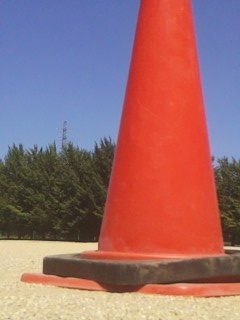
#> input picture sequence/ImageGuide-0758.jpg, 240 x 320 px, found by its file name
$ python detect_main_test.py
#> lines starting #> are read from the running program, lines starting #| are printed output that depends on the picture; after the words box and inside, x2 and y2 are one past the last pixel; in counts of white or black regions, pixels touching at a corner belong together; long printed decimals are rounded
### cansat2023_main/libs/motor.py
from gpiozero import Motor
import time
# import stuck2

def setup():
    """
    motorを使うときに必要な初期化を行う関数
    """
    global motor_r, motor_l
    Rpin1, Rpin2 = 23, 18
    Lpin1, Lpin2 = 5, 6
    motor_r = Motor(Rpin1, Rpin2)
    motor_l = Motor(Lpin1, Lpin2)


# [89 lines left out: functions motor_continue, motor_stop, motor_move, deceleration, move, not called in this run]


# [20 lines that do not run on import are left out]

### cansat2023_main/libs/take.py
# import picamera2 as picamera
import  picamera2 as picamera
import time
import traceback
import logging
import os
from PIL import Image
import cv2
import time

logging.getLogger('picmaera2').setLevel(logging.WARNING)
os.environ["LIBCAMERA_LOG_LEVELS"] = "3"


def picture(path, width=320, height=240):
    """写真を取るための関数"""
    global latest_picture_path
    filepath = None
    def dir(path):
        """
        /dir/dir/dir/fileの時にfileの前にディレクトリが存在するか調べる関数
        引数は/dir/dir/dir/fileの形のパス
        """
        fd = path.rfind('/')
        dir = path[:fd]

        is_dir = os.path.isdir(dir)
        return is_dir
    def make_dir(path):
        """
        dir関数で調べた結果ディレクトリが存在しない場合はそのディレクトリを作成する
        """
        if not dir(path):
            fd = path.rfind('/')
            directory = path[:fd]
            os.mkdir(directory)
            print('******Directory is maked******')
        else:
            print('**Directory is exist**')

    # [22 lines left out: function filename, not called in this run]


    try:
        t_dir = time.time()
        make_dir(path)
        print('dir', time.time()-t_dir)
        # picam2 =  Picamera2()

        with picamera.Picamera2() as camera:
            # camera.set_logging(camera.ERROR)
            # camera.start_preview('')
            filepath = filename(path, 'jpg') # カメラのファイル名作成
            camera_config = camera.create_still_configuration(main={"size": (width, height)}, lores={"size": (width, height)}, display="lores")
            camera.configure(camera_config)
            t_cam_start = time.time()
            camera.start()
            #camera.rotation = 90 # カメラの画像回転
            # time.sleep(2)
            camera.capture_file(filepath) # 撮影した画像を保存
            print(time.time()-t_cam_start)
            latest_picture_path=filepath

            #画像を読み込んで回転させる
            t_start = time.time()
            image = cv2.imread(filepath)
            print('read', time.time()-t_start)
            image = cv2.resize(image, (width, height))
            image = cv2.rotate(image, cv2.ROTATE_90_COUNTERCLOCKWISE)
            cv2.imwrite(filepath, image)
            print("time", time.time()-t_start)

            # image = Image.open(filepath)
            # rotated_image = image.rotate(90, expand=True)
            # rotated_image.save(filepath)

    except :
        print(traceback.format_exc())

    # [10 lines of commented-out code are left out]
    return filepath


# [8 lines that do not run on import are left out]

### cansat2023_main/libs/detect_main_test.py
import numpy as np
import cv2
import time
import motor

#細かいノイズを除去するために画像を圧縮
def mosaic(original_img, ratio=0.9):
    small_img = cv2.resize(original_img, None, fx=ratio, fy=ratio, interpolation=cv2.INTER_NEAREST)
    return cv2.resize(small_img, original_img.shape[:2][::-1], interpolation=cv2.INTER_NEAREST)

#赤色検出用のマスクを設定
def detect_red(small_img):
    # HSV色空間に変換
    hsv_img = cv2.cvtColor(small_img, cv2.COLOR_BGR2HSV)

    # 赤色のHSVの値域1
    red_min = np.array([0,105,20])
    red_max = np.array([13,255,255])
    mask1 = cv2.inRange(hsv_img, red_min, red_max)

    # 赤色のHSVの値域2
    red_min = np.array([141,105,20])
    red_max = np.array([179,255,255])
    mask2 = cv2.inRange(hsv_img, red_min, red_max)

    mask = mask1 + mask2

    masked_img = cv2.bitwise_and(small_img, small_img, mask=mask)

    return mask, masked_img

#赤色の重心を求める
def get_center(mask, img):
    try:
        contours, hierarchy = cv2.findContours(mask, cv2.RETR_EXTERNAL, cv2.CHAIN_APPROX_SIMPLE)

        #最大の輪郭を抽出
        max_contour = max(contours, key = cv2.contourArea)

        #最大輪郭の重心を求める
        # 重心の計算
        m = cv2.moments(max_contour)
        cx,cy= m['m10']/m['m00'] , m['m01']/m['m00']
        print(f"Weight Center = ({cx}, {cy})")
        # 座標を四捨五入
        cx, cy = round(cx), round(cy)
        # 重心位置に x印を書く
        cv2.line(img, (cx-5,cy-5), (cx+5,cy+5), (0, 255, 0), 2)
        cv2.line(img, (cx+5,cy-5), (cx-5,cy+5), (0, 255, 0), 2)

        cv2.drawContours(img, [max_contour], -1, (0, 255, 0), thickness=2)

    except:
        max_contour = 0
        cx = 0
        cy = 0

    return img, max_contour, cx, cy

def get_area(max_contour, original_img):
    try:
        #輪郭の面積を計算
        area = cv2.contourArea(max_contour)
        img_area = original_img.shape[0] * original_img.shape[1] #画像の縦横の積
        area_ratio = area / img_area * 100 #面積の割合を計算
        if area_ratio < 0.05:
            area_ratio = 0.0
        print(f"Area ratio = {area_ratio:.1f}%")
    except:
        area_ratio = 0

    return area_ratio

def get_angle(cx, cy, original_img):
    angle = 0
    #重心から現在位置とゴールの相対角度を大まかに計算
    img_width = original_img.shape[1]
    quat_width = img_width / 5
    x0, x1, x2, x3, x4, x5 = 0, quat_width, quat_width*2, quat_width*3, quat_width*4, quat_width*5

    if x0 < cx <x1:
        angle = 1
    elif x1 < cx < x2:
        angle = 2
    elif x2 < cx < x3:
        angle = 3
    elif x3 < cx < x4:
        angle = 4
    elif x4 < cx < x5:
        angle = 5

    print("angle = ", angle)

    return angle

def detect_goal(path):
    # [7 lines of commented-out code are left out]
    original_img = cv2.imread(path)

    #画像を圧縮
    small_img = mosaic(original_img, ratio=0.3)
    cv2.imwrite('small_img.jpg', small_img)

    #赤色であると認識させる範囲を設定
    mask, masked_img = detect_red(small_img)

    #圧縮した画像から重心と輪郭を求めて、画像に反映
    original_img, max_contour, cx, cy = get_center(mask, small_img)
    cv2.imwrite('draw_img.jpg', original_img)

    #赤が占める割合を求める
    area_ratio = get_area(max_contour, original_img)

    #重心から現在位置とゴールの相対角度を大まかに計算
    angle = get_angle(cx, cy, original_img)

    # [5 lines of commented-out code are left out]

    return area_ratio, angle

import take

if __name__ == "__main__":
    motor.setup()
    original_img_path = 'ImageGuide-0758.jpg'
    original_img = cv2.imread(original_img_path)
#> original_img is the input picture: shape (320, 240, 3); mean B, G, R 112.1, 108.3, 153.8

    t_start = time.time()
    take.picture('../../imgs/goal_detect/ImageGuide-', 240, 320)
#> (the call stopped at in picture, `with picamera.Picamera2() as camera: # camera.set_logging(camera.ERROR..`: picamera2 is not available in this run)
    take.picture('../../imgs/goal_detect/ImageGuide-', 320, 240)
#> (the call stopped at in picture, `with picamera.Picamera2() as camera: # camera.set_logging(camera.ERROR..`: picamera2 is not available in this run)
    # motor.motor_continue(30, 30)
    detect_goal(original_img_path)
#> in mosaic, `small_img = cv2.resize(original_img, None, fx=ratio, fy=ratio, interpo..`:
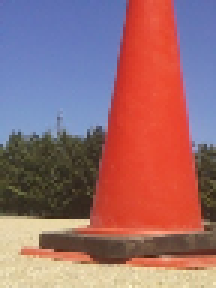
#> small_img: shape (96, 72, 3) (shown 3 times larger); mean B, G, R 112.2, 108.1, 153.5
#> in mosaic, `return cv2.resize(small_img, original_img.shape[:2][::-1], interpolati..`:
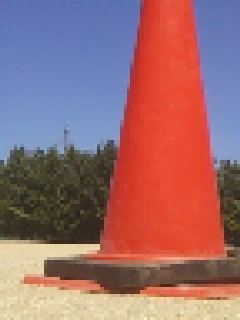
#> returned value: shape (320, 240, 3); mean of channels 0, 1, 2 112.2, 107.9, 153.4; drawn as B, G, R
#> in detect_red, `hsv_img = cv2.cvtColor(small_img, cv2.COLOR_BGR2HSV)`: hsv_img: shape (320, 240, 3); mean H, S, V 48.3, 126.6, 179.2
#> in detect_red, `mask1 = cv2.inRange(hsv_img, red_min, red_max)`:
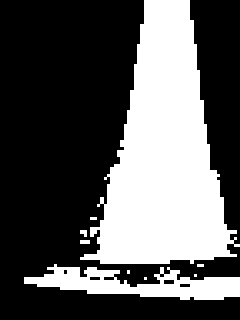
#> mask1: shape (320, 240); 35.5% white; 9 white regions (3 under 20 px), largest, box (x1, y1, x2, y2) and area: (80, 0, 240, 264) 23162, (24, 264, 240, 300) 3920, (80, 240, 90, 244) 40, (80, 230, 87, 237) 37, (90, 217, 97, 220) 21, (197, 264, 204, 267) 21
#> in detect_red, `mask2 = cv2.inRange(hsv_img, red_min, red_max)`:
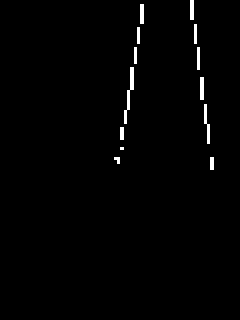
#> mask2: shape (320, 240); 1.2% white; 13 white regions (1 under 20 px), largest, box (x1, y1, x2, y2) and area: (124, 67, 134, 124) 194, (204, 104, 210, 144) 120, (200, 77, 204, 100) 92
#> in detect_red, `mask = mask1 + mask2`:
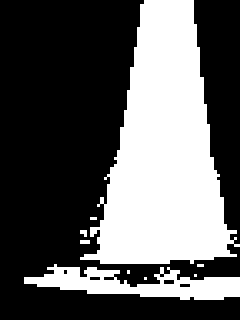
#> mask: shape (320, 240); 36.7% white; 9 white regions (3 under 20 px)
#> in detect_red, `masked_img = cv2.bitwise_and(small_img, small_img, mask=mask)`:
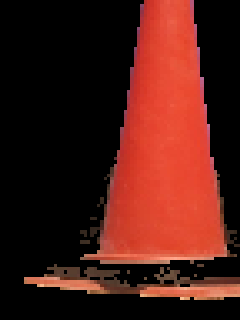
#> masked_img: shape (320, 240, 3); mean B, G, R 20.2, 27.4, 75.4
#> in get_center, `contours, hierarchy = cv2.findContours(mask, cv2.RETR_EXTERNAL, cv2.CH..`: contours = 9 contours, 5 with area under 20; largest, box (x1, y1, x2, y2) and area: (80, 0, 240, 264) 23630, (24, 264, 240, 300) 3764, (80, 240, 90, 244) 27, (80, 230, 87, 237) 24
#> in get_center, `max_contour = max(contours, key = cv2.contourArea)`: max_contour = contour of 181 points, box (x1, y1, x2, y2) (80, 0, 240, 264), area 23630
#> in get_center, `m = cv2.moments(max_contour)`: m = moments, m00 23629.5, centre m10/m00, m01/m00 = (163.7, 152.7)
#> in get_center, `cx,cy= m['m10']/m['m00'] , m['m01']/m['m00']`: cx = 163.7; cy = 152.7
#| Weight Center = (163.697, 152.739)
#> in get_center, `cx, cy = round(cx), round(cy)`: cx = 164; cy = 153
#> in get_center, `cv2.line(img, (cx+5,cy-5), (cx-5,cy+5), (0, 255, 0), 2)`: img: shape (320, 240, 3); mean B, G, R 112.1, 108.2, 153
#> in get_center, `cv2.drawContours(img, [max_contour], -1, (0, 255, 0), thickness=2)`:
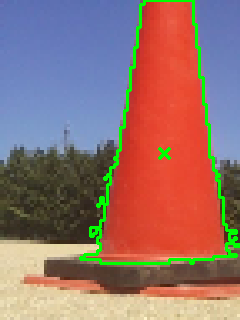
#> img: shape (320, 240, 3); mean B, G, R 109.1, 114.4, 147.9
#> in detect_goal, `original_img, max_contour, cx, cy = get_center(mask, small_img)`: cx = 164; cy = 153
#> in get_area, `area = cv2.contourArea(max_contour)`: area = 23629.5
#> in get_area, `area_ratio = area / img_area * 100`: area_ratio = 30.77
#| Area ratio = 30.8%
#> in detect_goal, `angle = get_angle(cx, cy, original_img)`: angle = 4
    # motor.motor_stop(0.1)
    print(time.time() - t_start)
